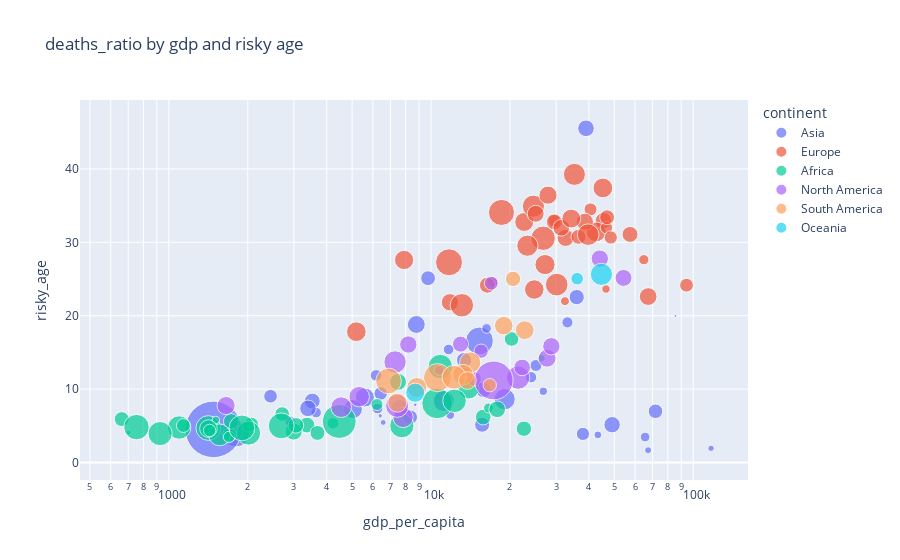

Notebook source saved alongside this figure:
### Markdown cell above
This graph compares the relation between gdp_per capita and risky_age and shows the deaths ratio by size of the circles

### Code cell
scatter(covid_groupby,"gdp_per_capita" , "risky_age", "deaths_ratio", "deaths_ratio by gdp and risky age")

### Figure 1 — Plotly figure (JSON) as saved in the notebook; plotly's stock layout.template omitted (floating-point values rounded to 4 significant figures)
{"data": [{"hovertemplate": "<b>%{hovertext}</b><br><br>continent=Asia<br>gdp_per_capita=%{x}<br>risky_age=%{y}<br>deaths_ratio=%{marker.size}<extra></extra>", "hovertext": ["Afghanistan", "Armenia", "Azerbaijan", "Bahrain", "Bangladesh", "Bhutan", "Brunei", "Cambodia", "China", "Georgia", "India", "Indonesia", "Iran", "Iraq", "Israel", "Japan", "Jordan", "Kazakhstan", "Kuwait", "Kyrgyzstan", "Laos", "Lebanon", "Malaysia", "Mongolia", "Myanmar", "Nepal", "Oman", "Pakistan", "Philippines", "Qatar", "Saudi Arabia", "Singapore", "South Korea", "Sri Lanka", "Tajikistan", "Thailand", "Timor", "Turkey", "United Arab Emirates", "Uzbekistan", "Vietnam", "Yemen"], "legendgroup": "Asia", "marker": {"color": "#636efa", "size": [4.311, 1.965, 1.452, 0.374, 1.561, 0.07639, 1.293, 0.6816, 4.715, 1.353, 1.111, 2.773, 2.79, 1.398, 0.7617, 1.701, 1.28, 0.8137, 0.5794, 1.702, 0.1186, 1.424, 0.4159, 0.4531, 2.245, 1.146, 1.071, 2.241, 1.678, 0.2506, 1.652, 0.05028, 1.433, 0.6871, 0.6763, 0.5715, 0.2099, 0.8792, 0.2984, 0.6923, 0.82, 19.69], "sizemode": "area", "sizeref": 0.01231, "symbol": "circle"}, "mode": "markers", "name": "Asia", "orientation": "v", "showlegend": true, "type": "scatter", "x": [1804.0, 8788.0, 15850.0, 43290.0, 3524.0, 8709.0, 71810.0, 3645.0, 15310.0, 9745.0, 6427.0, 11190.0, 19080.0, 15660.0, 33130.0, 39000.0, 8337.0, 24060.0, 65530.0, 3393.0, 6397.0, 13370.0, 26810.0, 11840.0, 5592.0, 2443.0, 37960.0, 5035.0, 7599.0, 116900.0, 49050.0, 85540.0, 35940.0, 11670.0, 2897.0, 16280.0, 6570.0, 25130.0, 67290.0, 6253.0, 6172.0, 1479.0], "xaxis": "x", "y": [3.918, 18.8, 9.889, 3.759, 8.36, 7.862, 6.973, 6.797, 16.57, 25.11, 9.403, 8.372, 8.622, 5.143, 19.09, 45.54, 6.171, 11.62, 3.459, 7.371, 6.351, 13.94, 9.7, 6.452, 8.852, 9.021, 3.885, 7.275, 7.464, 1.924, 5.14, 19.97, 22.54, 15.4, 5.621, 18.26, 5.453, 13.21, 1.67, 7.342, 11.87, 4.505], "yaxis": "y"}, {"hovertemplate": "<b>%{hovertext}</b><br><br>continent=Europe<br>gdp_per_capita=%{x}<br>risky_age=%{y}<br>deaths_ratio=%{marker.size}<extra></extra>", "hovertext": ["Albania", "Austria", "Belarus", "Belgium", "Bosnia and Herzegovina", "Bulgaria", "Croatia", "Cyprus", "Czechia", "Denmark", "Estonia", "Finland", "France", "Germany", "Greece", "Hungary", "Iceland", "Ireland", "Italy", "Latvia", "Lithuania", "Luxembourg", "Malta", "Moldova", "Montenegro", "Netherlands", "North Macedonia", "Norway", "Poland", "Portugal", "Romania", "Russia", "Slovakia", "Slovenia", "Spain", "Sweden", "Switzerland", "Ukraine", "United Kingdom"], "legendgroup": "Europe", "marker": {"color": "#EF553B", "size": [1.844, 1.645, 0.7185, 2.392, 4.475, 4.184, 2.212, 0.4874, 1.809, 0.931, 0.9639, 1.032, 1.816, 2.397, 3.025, 3.664, 0.4428, 1.939, 2.988, 1.772, 1.547, 1.167, 1.368, 2.378, 1.58, 1.086, 3.38, 0.646, 2.517, 2.018, 2.764, 2.339, 3.158, 1.734, 2.196, 1.366, 1.573, 2.275, 2.863], "sizemode": "area", "sizeref": 0.01231, "symbol": "circle"}, "mode": "markers", "name": "Europe", "orientation": "v", "showlegend": true, "type": "scatter", "x": [11800.0, 45440.0, 17170.0, 42660.0, 11710.0, 18560.0, 22670.0, 32420.0, 32610.0, 46680.0, 29480.0, 40590.0, 38610.0, 45230.0, 24570.0, 26780.0, 46480.0, 67340.0, 35220.0, 25060.0, 29520.0, 94280.0, 36510.0, 5190.0, 16410.0, 48470.0, 13110.0, 64800.0, 27220.0, 27940.0, 23310.0, 24770.0, 30160.0, 31400.0, 34270.0, 46950.0, 57410.0, 7894.0, 39750.0], "xaxis": "x", "y": [21.83, 32.95, 24.59, 31.42, 27.28, 34.07, 32.78, 21.98, 30.61, 32.0, 32.94, 34.49, 32.8, 37.41, 34.92, 30.55, 23.64, 22.61, 39.26, 33.89, 32.78, 24.15, 30.75, 17.82, 24.16, 30.66, 21.42, 27.63, 26.97, 36.43, 29.54, 23.57, 24.24, 31.99, 33.24, 33.42, 31.08, 27.59, 31.04], "yaxis": "y"}, {"hovertemplate": "<b>%{hovertext}</b><br><br>continent=Africa<br>gdp_per_capita=%{x}<br>risky_age=%{y}<br>deaths_ratio=%{marker.size}<extra></extra>", "hovertext": ["Algeria", "Benin", "Botswana", "Burkina Faso", "Burundi", "Cameroon", "Cape Verde", "Central African Republic", "Comoros", "Djibouti", "Egypt", "Equatorial Guinea", "Eritrea", "Eswatini", "Ethiopia", "Gabon", "Gambia", "Ghana", "Guinea", "Kenya", "Liberia", "Libya", "Madagascar", "Malawi", "Mali", "Mauritius", "Morocco", "Mozambique", "Niger", "Sao Tome and Principe", "Seychelles", "South Africa", "Sudan", "Tanzania", "Togo", "Tunisia", "Uganda", "Zambia", "Zimbabwe"], "legendgroup": "Africa", "marker": {"color": "#00cc96", "size": [2.695, 1.259, 1.524, 1.231, 0.1378, 1.536, 0.887, 1.369, 3.778, 1.318, 5.821, 1.456, 0.3609, 3.628, 1.505, 0.6065, 2.938, 0.8384, 0.6695, 1.82, 3.989, 1.702, 1.919, 3.368, 3.597, 1.32, 1.767, 1.175, 3.59, 1.501, 0.3585, 3.421, 7.011, 4.126, 0.9408, 3.644, 0.813, 1.365, 4.102], "sizemode": "area", "sizeref": 0.01231, "symbol": "circle"}, "mode": "markers", "name": "Africa", "orientation": "v", "showlegend": true, "type": "scatter", "x": [13910.0, 2064.0, 15810.0, 1703.0, 702.2, 3365.0, 6223.0, 661.2, 1414.0, 2705.0, 10550.0, 22600.0, 1510.0, 7739.0, 1730.0, 16560.0, 1562.0, 4228.0, 1999.0, 2993.0, 752.8, 17880.0, 1416.0, 1095.0, 2014.0, 20290.0, 7485.0, 1136.0, 926, 3053.0, 26380.0, 12290.0, 4467.0, 2683.0, 1430.0, 10850.0, 1698.0, 3689.0, 1900.0], "xaxis": "x", "y": [10.07, 5.186, 6.183, 3.767, 4.066, 5.084, 7.897, 5.906, 4.689, 6.593, 8.05, 4.598, 5.778, 5.008, 5.589, 7.426, 3.756, 5.333, 4.868, 4.214, 4.813, 7.24, 4.615, 4.762, 4.005, 16.83, 10.98, 5.028, 3.931, 5.048, 14.19, 8.397, 5.582, 4.982, 4.364, 13.08, 3.476, 4.022, 4.704], "yaxis": "y"}, {"hovertemplate": "<b>%{hovertext}</b><br><br>continent=North America<br>gdp_per_capita=%{x}<br>risky_age=%{y}<br>deaths_ratio=%{marker.size}<extra></extra>", "hovertext": ["Antigua and Barbuda", "Bahamas", "Barbados", "Belize", "Canada", "Costa Rica", "Dominican Republic", "El Salvador", "Grenada", "Guatemala", "Haiti", "Honduras", "Jamaica", "Mexico", "Nicaragua", "Panama", "Saint Lucia", "Saint Vincent and the Grenadines", "Trinidad and Tobago", "United States"], "legendgroup": "North America", "marker": {"color": "#ab63fa", "size": [3.357, 1.96, 1.183, 2.534, 1.857, 1.263, 1.291, 3.071, 0.6211, 3.259, 2.027, 2.637, 1.849, 9.254, 2.572, 1.695, 1.581, 0.6186, 1.848, 1.78], "sizemode": "area", "sizeref": 0.01231, "symbol": "circle"}, "mode": "markers", "name": "North America", "orientation": "v", "showlegend": true, "type": "scatter", "x": [21490.0, 27720.0, 16980.0, 7824.0, 44020.0, 15520.0, 14600.0, 7292.0, 13590.0, 7424.0, 1653.0, 4542.0, 8194.0, 17340.0, 5321.0, 22270.0, 12950.0, 10730.0, 28760.0, 54230.0], "xaxis": "x", "y": [11.56, 14.2, 24.42, 6.132, 27.78, 15.16, 11.4, 13.69, 12.33, 7.71, 7.754, 7.535, 16.07, 11.18, 8.964, 12.95, 16.13, 12.56, 15.83, 25.14], "yaxis": "y"}, {"hovertemplate": "<b>%{hovertext}</b><br><br>continent=South America<br>gdp_per_capita=%{x}<br>risky_age=%{y}<br>deaths_ratio=%{marker.size}<extra></extra>", "hovertext": ["Argentina", "Bolivia", "Brazil", "Chile", "Colombia", "Ecuador", "Guyana", "Paraguay", "Peru", "Suriname", "Uruguay", "Venezuela"], "legendgroup": "South America", "marker": {"color": "#FFA15A", "size": [2.129, 4.052, 2.791, 2.158, 2.617, 4.831, 2.232, 2.452, 3.511, 1.943, 1.454, 1.116], "sizemode": "area", "sizeref": 0.01231, "symbol": "circle"}, "mode": "markers", "name": "South America", "orientation": "v", "showlegend": true, "type": "scatter", "x": [18930.0, 6886.0, 14100.0, 22770.0, 13250.0, 10580.0, 7435.0, 8827.0, 12240.0, 13770.0, 20550.0, 16750.0], "xaxis": "x", "y": [18.64, 11.1, 13.61, 18.03, 11.96, 11.56, 8.142, 10.21, 11.61, 11.16, 25.02, 10.53], "yaxis": "y"}, {"hovertemplate": "<b>%{hovertext}</b><br><br>continent=Oceania<br>gdp_per_capita=%{x}<br>risky_age=%{y}<br>deaths_ratio=%{marker.size}<extra></extra>", "hovertext": ["Australia", "Fiji", "New Zealand"], "legendgroup": "Oceania", "marker": {"color": "#19d3f3", "size": [3.034, 2.247, 0.9782], "sizemode": "area", "sizeref": 0.01231, "symbol": "circle"}, "mode": "markers", "name": "Oceania", "orientation": "v", "showlegend": true, "type": "scatter", "x": [44650.0, 8703.0, 36090.0], "xaxis": "x", "y": [25.63, 9.508, 25.04], "yaxis": "y"}], "layout": {"legend": {"itemsizing": "constant", "title": {"text": "continent"}, "tracegroupgap": 0}, "title": {"text": "deaths_ratio by gdp and risky age"}, "xaxis": {"anchor": "y", "domain": [0, 1], "title": {"text": "gdp_per_capita"}, "type": "log"}, "yaxis": {"anchor": "x", "domain": [0, 1], "title": {"text": "risky_age"}}}}
